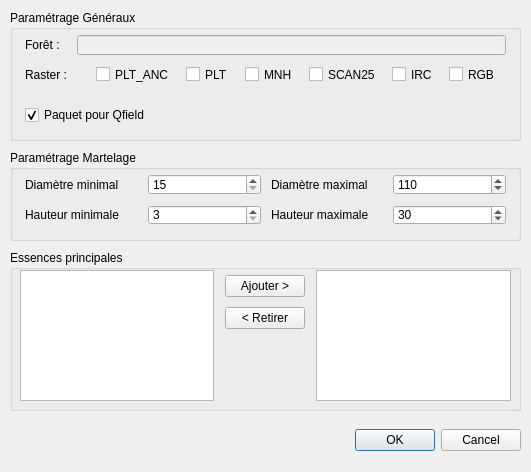
<?xml version="1.0" encoding="UTF-8"?>
<ui version="4.0">
 <class>Tree_markingDialog</class>
 <widget class="QDialog" name="Tree_markingDialog">
  <property name="geometry">
   <rect>
    <x>0</x>
    <y>0</y>
    <width>531</width>
    <height>472</height>
   </rect>
  </property>
  <property name="windowTitle">
   <string>Martelage</string>
  </property>
  <widget class="QGroupBox" name="groupBox_2">
   <property name="geometry">
    <rect>
     <x>10</x>
     <y>250</y>
     <width>511</width>
     <height>161</height>
    </rect>
   </property>
   <property name="title">
    <string>Essences principales</string>
   </property>
   <widget class="QWidget" name="gridLayoutWidget_5">
    <property name="geometry">
     <rect>
      <x>10</x>
      <y>20</y>
      <width>491</width>
      <height>131</height>
     </rect>
    </property>
    <layout class="QGridLayout" name="gridLayout_6">
     <item row="0" column="2">
      <widget class="QListWidget" name="lw_selected_species"/>
     </item>
     <item row="0" column="1">
      <layout class="QGridLayout" name="gridLayout_5">
       <property name="leftMargin">
        <number>5</number>
       </property>
       <property name="topMargin">
        <number>5</number>
       </property>
       <property name="rightMargin">
        <number>5</number>
       </property>
       <property name="bottomMargin">
        <number>5</number>
       </property>
       <property name="spacing">
        <number>10</number>
       </property>
       <item row="1" column="0">
        <widget class="QPushButton" name="pb_remove_species">
         <property name="text">
          <string>&lt; Retirer</string>
         </property>
        </widget>
       </item>
       <item row="2" column="0">
        <spacer name="verticalSpacer">
         <property name="orientation">
          <enum>Qt::Vertical</enum>
         </property>
         <property name="sizeHint" stdset="0">
          <size>
           <width>20</width>
           <height>40</height>
          </size>
         </property>
        </spacer>
       </item>
       <item row="0" column="0">
        <widget class="QPushButton" name="pb_add_species">
         <property name="text">
          <string>Ajouter &gt;</string>
         </property>
        </widget>
       </item>
      </layout>
     </item>
     <item row="0" column="0">
      <widget class="QListWidget" name="lw_species"/>
     </item>
    </layout>
   </widget>
  </widget>
  <widget class="QGroupBox" name="groupBox_3">
   <property name="geometry">
    <rect>
     <x>10</x>
     <y>150</y>
     <width>511</width>
     <height>91</height>
    </rect>
   </property>
   <property name="title">
    <string>Paramétrage Martelage</string>
   </property>
   <widget class="QWidget" name="gridLayoutWidget_3">
    <property name="geometry">
     <rect>
      <x>10</x>
      <y>19</y>
      <width>491</width>
      <height>61</height>
     </rect>
    </property>
    <layout class="QGridLayout" name="gridLayout_4" rowstretch="0,0">
     <property name="leftMargin">
      <number>5</number>
     </property>
     <property name="topMargin">
      <number>5</number>
     </property>
     <property name="rightMargin">
      <number>5</number>
     </property>
     <property name="bottomMargin">
      <number>5</number>
     </property>
     <property name="spacing">
      <number>10</number>
     </property>
     <item row="0" column="3">
      <widget class="QLabel" name="label_layers_8">
       <property name="text">
        <string>Diamètre maximal</string>
       </property>
      </widget>
     </item>
     <item row="0" column="2">
      <widget class="QSpinBox" name="sp_dmin">
       <property name="minimum">
        <number>15</number>
       </property>
       <property name="maximum">
        <number>120</number>
       </property>
       <property name="singleStep">
        <number>5</number>
       </property>
      </widget>
     </item>
     <item row="0" column="1">
      <widget class="QLabel" name="label_layers_7">
       <property name="text">
        <string>Diamètre minimal</string>
       </property>
      </widget>
     </item>
     <item row="0" column="4">
      <widget class="QSpinBox" name="sp_dmax">
       <property name="minimum">
        <number>15</number>
       </property>
       <property name="maximum">
        <number>120</number>
       </property>
       <property name="singleStep">
        <number>5</number>
       </property>
       <property name="value">
        <number>110</number>
       </property>
      </widget>
     </item>
     <item row="1" column="1">
      <widget class="QLabel" name="label_layers_9">
       <property name="text">
        <string>Hauteur minimale</string>
       </property>
      </widget>
     </item>
     <item row="1" column="2">
      <widget class="QSpinBox" name="sp_hmin">
       <property name="minimum">
        <number>3</number>
       </property>
       <property name="maximum">
        <number>40</number>
       </property>
      </widget>
     </item>
     <item row="1" column="3">
      <widget class="QLabel" name="label_layers_10">
       <property name="text">
        <string>Hauteur maximale</string>
       </property>
      </widget>
     </item>
     <item row="1" column="4">
      <widget class="QSpinBox" name="sp_hmax">
       <property name="minimum">
        <number>3</number>
       </property>
       <property name="maximum">
        <number>40</number>
       </property>
       <property name="value">
        <number>30</number>
       </property>
      </widget>
     </item>
    </layout>
   </widget>
  </widget>
  <widget class="QGroupBox" name="groupBox">
   <property name="geometry">
    <rect>
     <x>10</x>
     <y>10</y>
     <width>511</width>
     <height>131</height>
    </rect>
   </property>
   <property name="title">
    <string>Paramétrage Généraux</string>
   </property>
   <widget class="QWidget" name="gridLayoutWidget">
    <property name="geometry">
     <rect>
      <x>10</x>
      <y>20</y>
      <width>491</width>
      <height>59</height>
     </rect>
    </property>
    <layout class="QGridLayout" name="gridLayout">
     <property name="leftMargin">
      <number>5</number>
     </property>
     <property name="topMargin">
      <number>5</number>
     </property>
     <property name="rightMargin">
      <number>5</number>
     </property>
     <property name="bottomMargin">
      <number>5</number>
     </property>
     <property name="spacing">
      <number>10</number>
     </property>
     <item row="0" column="0">
      <widget class="QLabel" name="label_layers_1">
       <property name="text">
        <string>Forêt :</string>
       </property>
      </widget>
     </item>
     <item row="1" column="1">
      <layout class="QHBoxLayout" name="horizontalLayout_2">
       <item>
        <widget class="QLabel" name="label_layers_2">
         <property name="sizePolicy">
          <sizepolicy hsizetype="Maximum" vsizetype="Preferred">
           <horstretch>0</horstretch>
           <verstretch>0</verstretch>
          </sizepolicy>
         </property>
         <property name="text">
          <string/>
         </property>
        </widget>
       </item>
       <item>
        <widget class="QCheckBox" name="cb_plt_anc">
         <property name="sizePolicy">
          <sizepolicy hsizetype="Maximum" vsizetype="Fixed">
           <horstretch>0</horstretch>
           <verstretch>0</verstretch>
          </sizepolicy>
         </property>
         <property name="text">
          <string>PLT_ANC</string>
         </property>
        </widget>
       </item>
       <item>
        <widget class="QCheckBox" name="cb_plt">
         <property name="sizePolicy">
          <sizepolicy hsizetype="Maximum" vsizetype="Fixed">
           <horstretch>0</horstretch>
           <verstretch>0</verstretch>
          </sizepolicy>
         </property>
         <property name="text">
          <string>PLT</string>
         </property>
        </widget>
       </item>
       <item>
        <widget class="QCheckBox" name="cb_mnh">
         <property name="sizePolicy">
          <sizepolicy hsizetype="Maximum" vsizetype="Fixed">
           <horstretch>0</horstretch>
           <verstretch>0</verstretch>
          </sizepolicy>
         </property>
         <property name="text">
          <string>MNH</string>
         </property>
        </widget>
       </item>
       <item>
        <widget class="QCheckBox" name="cb_scan25">
         <property name="sizePolicy">
          <sizepolicy hsizetype="Maximum" vsizetype="Fixed">
           <horstretch>0</horstretch>
           <verstretch>0</verstretch>
          </sizepolicy>
         </property>
         <property name="text">
          <string>SCAN25</string>
         </property>
        </widget>
       </item>
       <item>
        <widget class="QCheckBox" name="cb_irc">
         <property name="sizePolicy">
          <sizepolicy hsizetype="Maximum" vsizetype="Fixed">
           <horstretch>0</horstretch>
           <verstretch>0</verstretch>
          </sizepolicy>
         </property>
         <property name="text">
          <string>IRC</string>
         </property>
        </widget>
       </item>
       <item>
        <widget class="QCheckBox" name="cb_rgb">
         <property name="sizePolicy">
          <sizepolicy hsizetype="Maximum" vsizetype="Fixed">
           <horstretch>0</horstretch>
           <verstretch>0</verstretch>
          </sizepolicy>
         </property>
         <property name="text">
          <string>RGB</string>
         </property>
        </widget>
       </item>
      </layout>
     </item>
     <item row="1" column="0">
      <widget class="QLabel" name="label_layers_3">
       <property name="sizePolicy">
        <sizepolicy hsizetype="Fixed" vsizetype="Preferred">
         <horstretch>0</horstretch>
         <verstretch>0</verstretch>
        </sizepolicy>
       </property>
       <property name="text">
        <string>Raster :</string>
       </property>
      </widget>
     </item>
     <item row="0" column="1">
      <widget class="QLineEdit" name="le_forest_name">
       <property name="enabled">
        <bool>false</bool>
       </property>
      </widget>
     </item>
    </layout>
   </widget>
   <widget class="QWidget" name="gridLayoutWidget_2">
    <property name="geometry">
     <rect>
      <x>10</x>
      <y>90</y>
      <width>491</width>
      <height>31</height>
     </rect>
    </property>
    <layout class="QGridLayout" name="gridLayout_2">
     <property name="leftMargin">
      <number>5</number>
     </property>
     <property name="topMargin">
      <number>5</number>
     </property>
     <property name="rightMargin">
      <number>5</number>
     </property>
     <property name="bottomMargin">
      <number>5</number>
     </property>
     <property name="spacing">
      <number>10</number>
     </property>
     <item row="0" column="0">
      <widget class="QCheckBox" name="cb_package_for_qfield">
       <property name="toolTip">
        <string extracomment="Lorsque la case est cochée, le projet est empaqueté pour QField, compressé en ZIP et déposé dans le répertoire de sortie"/>
       </property>
       <property name="statusTip">
        <string/>
       </property>
       <property name="text">
        <string>Paquet pour Qfield</string>
       </property>
       <property name="checked">
        <bool>true</bool>
       </property>
      </widget>
     </item>
     <item row="0" column="1">
      <widget class="QgsFileWidget" name="fw_outdir">
       <property name="toolTip">
        <string/>
       </property>
       <property name="options">
        <set>QFileDialog::ShowDirsOnly</set>
       </property>
      </widget>
     </item>
    </layout>
   </widget>
  </widget>
  <widget class="QWidget" name="horizontalLayoutWidget">
   <property name="geometry">
    <rect>
     <x>10</x>
     <y>420</y>
     <width>511</width>
     <height>41</height>
    </rect>
   </property>
   <layout class="QHBoxLayout" name="horizontalLayout">
    <item>
     <spacer name="horizontalSpacer">
      <property name="orientation">
       <enum>Qt::Horizontal</enum>
      </property>
      <property name="sizeHint" stdset="0">
       <size>
        <width>40</width>
        <height>20</height>
       </size>
      </property>
     </spacer>
    </item>
    <item>
     <widget class="QDialogButtonBox" name="buttonBox">
      <property name="orientation">
       <enum>Qt::Horizontal</enum>
      </property>
      <property name="standardButtons">
       <set>QDialogButtonBox::Cancel|QDialogButtonBox::Ok</set>
      </property>
     </widget>
    </item>
   </layout>
  </widget>
 </widget>
 <customwidgets>
  <customwidget>
   <class>QgsFileWidget</class>
   <extends>QWidget</extends>
   <header>qgsfilewidget.h</header>
  </customwidget>
 </customwidgets>
 <resources/>
 <connections>
  <connection>
   <sender>buttonBox</sender>
   <signal>accepted()</signal>
   <receiver>Tree_markingDialog</receiver>
   <slot>accept()</slot>
   <hints>
    <hint type="sourcelabel">
     <x>248</x>
     <y>254</y>
    </hint>
    <hint type="destinationlabel">
     <x>157</x>
     <y>274</y>
    </hint>
   </hints>
  </connection>
  <connection>
   <sender>buttonBox</sender>
   <signal>rejected()</signal>
   <receiver>Tree_markingDialog</receiver>
   <slot>reject()</slot>
   <hints>
    <hint type="sourcelabel">
     <x>316</x>
     <y>260</y>
    </hint>
    <hint type="destinationlabel">
     <x>286</x>
     <y>274</y>
    </hint>
   </hints>
  </connection>
 </connections>
</ui>
